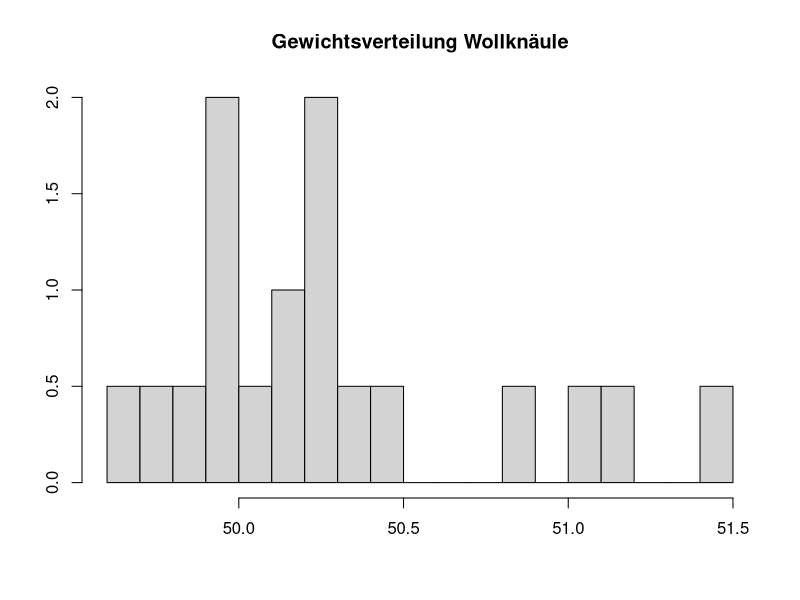
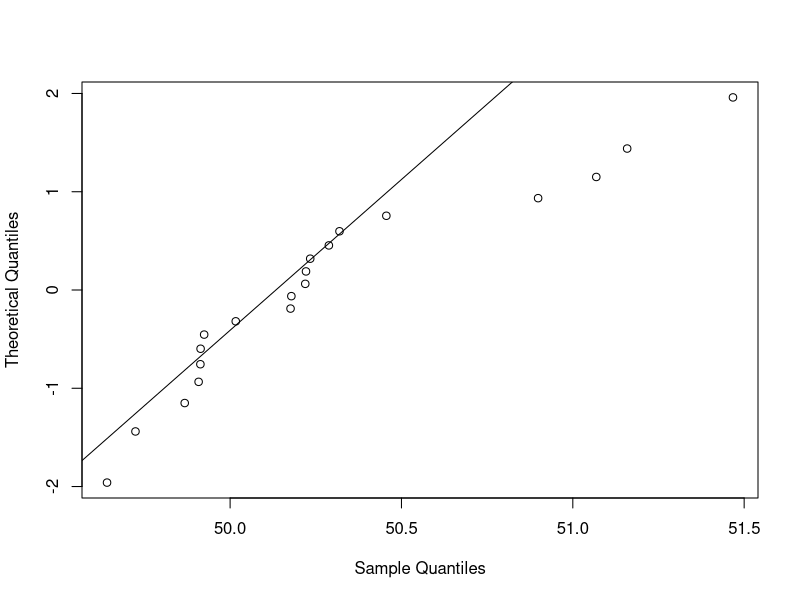

The R source for these figures, in order:
# Günther, Martin---
# Matrikelnr.8119146
#******************************************************
# Aufgabe 6
#******************************************************


#geg:
# Soll-Gewicht = 50g
# Stichprobe = 20

#a
Wollknaeuel <- scan("Wollknaeuelgewichte2024.txt") #Einlesen mit scan

str(Wollknaeuel) # Struktur und Anzahl Einträge prüfen
head(Wollknaeuel) #erste Einträge ausgeben
# Vergleich mit Editor - sieht gut aus


#b
# normal - qqnorm, Blatt 7 A2

# Vorab einheitliche Festlegung der Anzahl der "break
# points", die die x-Achsen der Histogramme äquidistant
# einteilen werden:
brks <- 20
hist(Wollknaeuel, freq = FALSE, breaks = brks,
     main = "Gewichtsverteilung Wollknäule", xlab = "", ylab = "")

qqnorm(Wollknaeuel, datax = TRUE, main = "")
qqline(Wollknaeuel, datax = TRUE)

# Sowohl die Betrachtung des Histogramms als auch des qqplots legt nahe,
# dass die Annahme einer normalverteilung gerechtfertig sein kann.
# beim Histogramm gibt es lediglich 3 "Ausreisser" und auch wenn die qqline
# keine "schöne" regressionsgerade durch die oberen Punkte liefert, sieht
# man anhand des Plots dass dies grundsätzlich möglich wäre



#c
# von mir gewähltes Verfahren: T-Test

# Voraussetzungen für den T-test sind im wesentlichen folgende:

# Die Daten wurden kontinuierlich erhoben und sind einheitlich skaliert,
# scheint hier bei Betrachtung der rohdaten gegeben zu sein

# Weiterhin müssen die Beobachtungen unabängig voneinander sein - auch 
# dies schein hier gegeben, wir wiegen ja einfach, ein Wiegevorgang beeinflusst
# ja die andere Wiegevorgänge nicht

# Die Stichprobe muss ausserdem repäsenatativ /normalverteilt sein, dies ist ins
# besondere wichtig wenn wir eine kleine Stichprobe haben (so wie hier)
# sollte die Stichprobe nicht repräsentativ sein ist folglich das Ergebnis auch
# nicht repräsentativ

#d

# Für die Durchführung des T-Tests sind insbesondere folgende Formalia relevatn:
# Es ist eine Nullhypothese notwendig. Diese würde beschreiben, dass die Beobachtung
# keinen Einfluss hätte. In unserem Wollbeispiel hier bedeuted dies, dass dass
# die durschnittliche Differenz zwischen Sollgewicht und beobachtetem Gewicht 0 ist

# als Altnativhypothese ist praktisch das Gegenteil und damit hier die Aussage, dass
# das die durschnicttliche Differenz des Gwichts größer als 0 ist

# weiterhin brauchen wir die Teststatistik, also den eigentlichen T-Test,
# dieser ist definiert als der Mittelwert der Differenzen, geteilt durch die 
# Standardabweichung und der Wurzel aus der Stichprobengröße

#weiterhin haben wir den p Wert, dieser sagt aus wie wahrscheintlich die 
# Nullhypothese aufgrund der Beobachtung ist. Großes p -> Nullhypothese ist wahrscheinlich

# T-Test Skript 139ff

#e
# wie Blatt 11,A2

differenz <- Wollknaeuel - 50 #Abweichung von 50g berechene

t_test <- t.test(differenz, alternative = "greater") # T-Test auf die Differenz
#durchführen


print(t_test) #Ergebnisse des T- test ausgeben

# Überprüfung der Nullhypothere
t_test$p.value <= 0.05  #darf nicht True sein, sonst ablehen

#Ergebnis ist True, daher müssen wir die Nullhypothese ablehnen, denn der 
# Mittelwert ist signifikant größer als das Sollgewicht von 50g

# Grundsätzlich stellt sich die Frage, was hier ein angemessenes Signifikanz-
# niveau wäre, 5% scheinen zwar eine akzeptable größenordnung zu sein, aber
# für eine spezifische Aussage wäre eine Vorgabe notwendig



# Aufräumen ----
#***************
rm(list = ls())


